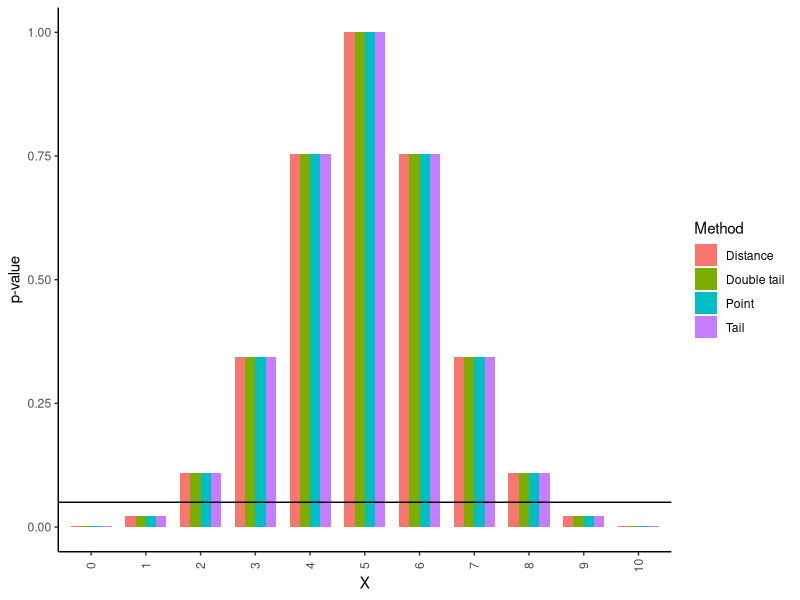
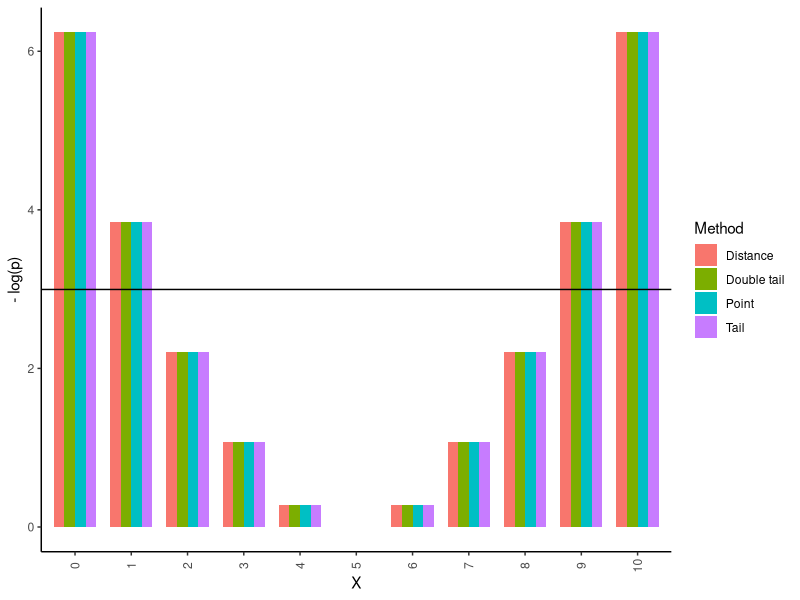
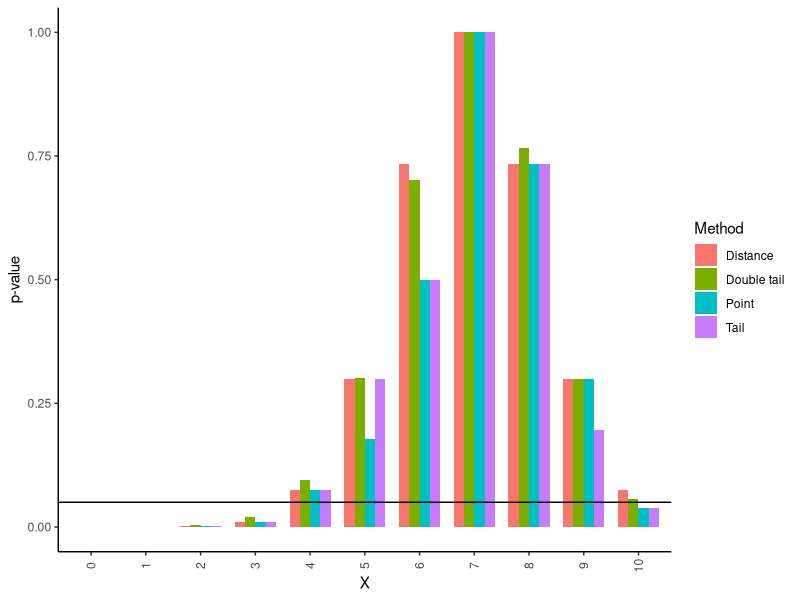
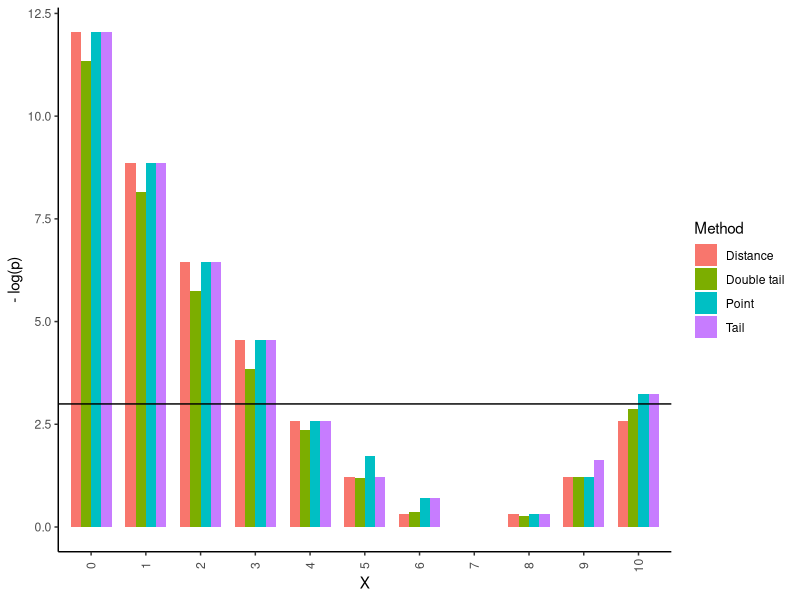
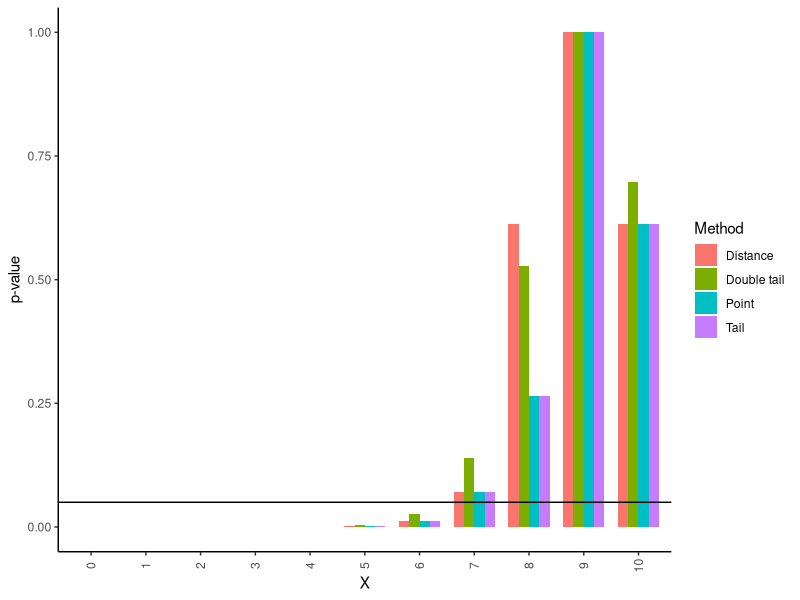
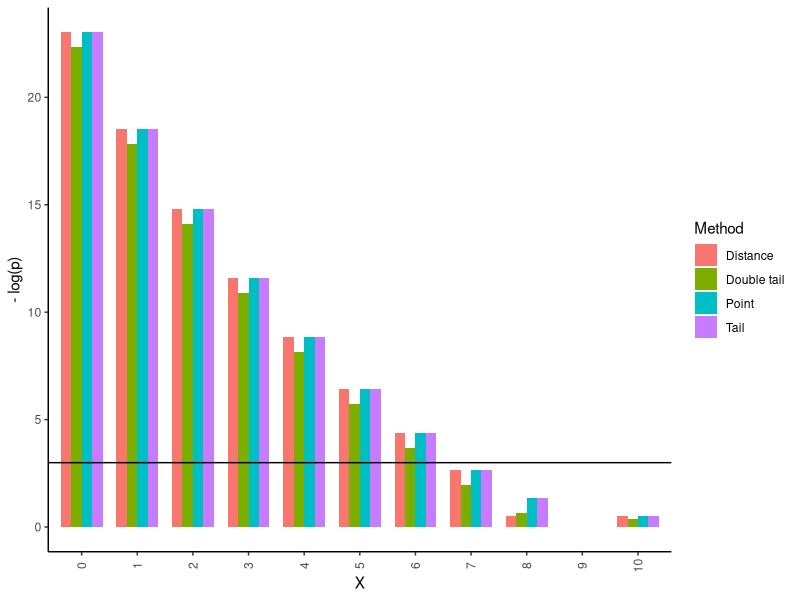
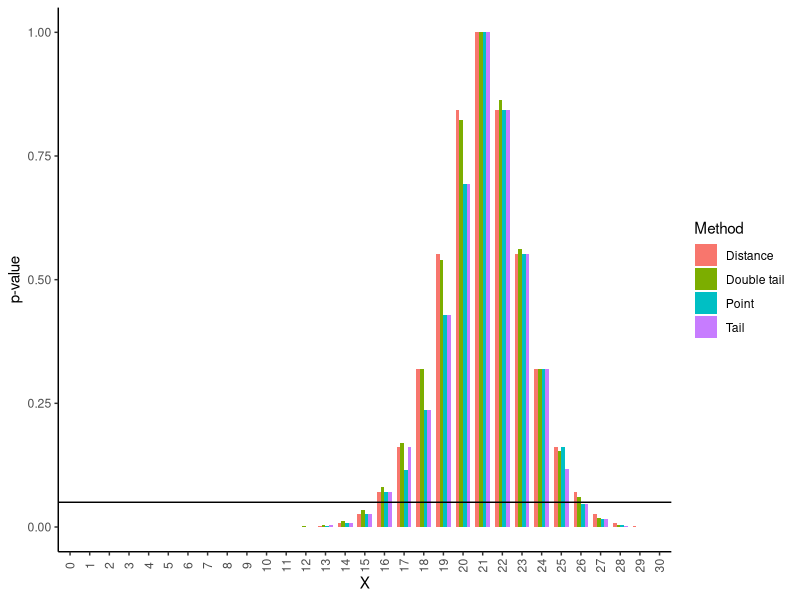
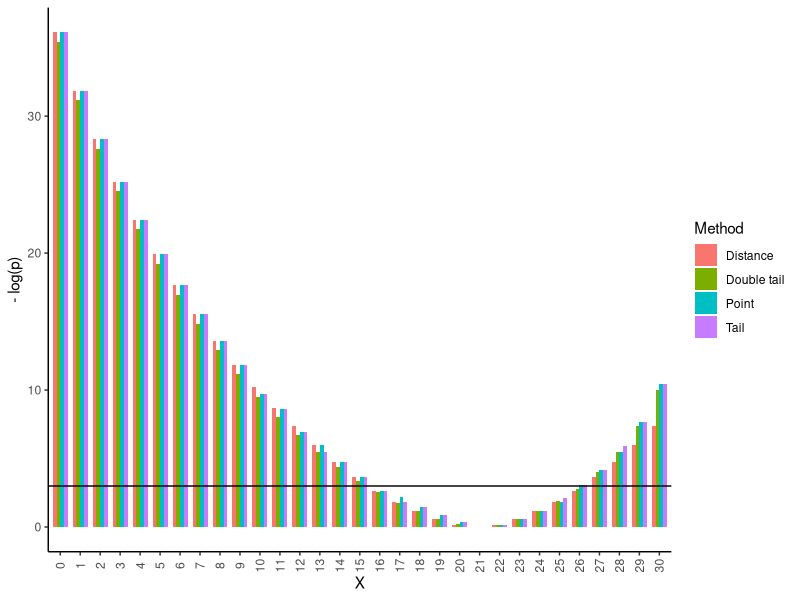

Write the R code that produced these figures, in order.
## ---- chunk 1
knitr::opts_chunk$set(echo = TRUE)
## ---- chunk 2
library(ggplot2)
library(reshape2)
library(tidyverse)
## ---- chunk 3
dmodel <- function(x, n, p){
  dbinom(x, n, p)
}

pmodel <- function(x, n, p, tail_left = TRUE){
  pbinom(x, n, p, tail_left)
}

sample_space <- function(n){
  0:n
}

expected_val_model <- function(n, p){
  n*p
}

## ---- chunk 4
p_val_a <- function(x, n, p){
  pr_tail_l = pmodel(x, n, p, tail_left = TRUE)
  ## Use 1 - tail prob but add point prob
  pr_tail_r = 1 - pr_tail_l + dmodel(x, n, p)
  
  p_val = 2 * min(pr_tail_l, pr_tail_r, 1/2)
  p_val
}

p_val_a(7, 10, 0.7)
## ---- chunk 5
p_val_b <- function(x, n, p, multi_modal = TRUE){
  W_x = dmodel(x, n, p)
  
  S = sample_space(n)
  p_val = 0
  
  if (multi_modal){
    # If multimodal makes this a bad for this p-method
    for(y in S){
      W_y = dmodel(y, n, p)
      if(W_y > W_x){
      }
      else{
        p_y = W_y
        p_val = p_val + p_y
      }
    }
  }
  else{
    #WIP of effectivised computation
  }
  
  p_val
}

p_val_b(3, 10, 0.3, TRUE)
## ---- chunk 6
# Assuming point mass function
p_val_c <- function(x, n, p){
  p_tail_l = pmodel(x, n, p, tail_left = TRUE)
  p_tail_r = 1 - p_tail_l + dmodel(x, n, p)
  epsilon = 1e-8
  if (p_tail_l < p_tail_r + epsilon){
    # Add the maximum right tail that is smaller than left tail
    ## Start with 0 tail and add one point mass at a time until it grow bigger than left tail
    r_tail_max_smaller = 0
    y = n
    sugg = r_tail_max_smaller
    while(sugg < p_tail_l + epsilon){
      r_tail_max_smaller = sugg # Accept suggestion
      r_add = dmodel(y, n, p) # Calculate new point mass to be added
      sugg = sugg + r_add # Propose new suggestion
      y = y - 1 # Take one lower y-value
    }
    p_val = p_tail_l +  r_tail_max_smaller
  }
  else{
    # Do the same thing but find maximum smaller left tail instead of right
    l_tail_max_smaller = 0
    y = 0
    sugg = l_tail_max_smaller
    while(sugg < p_tail_r + epsilon){
      l_tail_max_smaller = sugg # Accept suggestion
      l_add = dmodel(y, n, p) # Calculate new point mass to be added
      sugg = sugg + l_add # Propose new suggestion
      y = y + 1 # Take one higher y-value
    }
    p_val = p_tail_r +  l_tail_max_smaller
  }
  if(p_val > 1){ # If the distrbution is symmetric it will count the central event twice.
    return(1)
  }
  p_val
}

p_val_c(7, 10, 0.68)
## ---- chunk 7
p_val_d <- function(x, n, p) {
  exp_val = expected_val_model(n, p)
  W_x = abs(x - exp_val)
  
  p_val = 0
  S = sample_space(n)
  for(y in S){
    W_y = abs(y - exp_val)
    if(W_y < W_x){}
    else{
      p_val = p_val + dmodel(y, n, p)
    }
  }
  p_val
}

p_val_d(7, 10, 0.7)
## ---- chunk 8
observator <- function(x, n, p){
  pr_tail_l = pmodel(x, n, p)
  pr_tail_r = 1 - pr_tail_l + dmodel(x, n, p)
  min(pr_tail_l, pr_tail_r)
}

p_val_obs <- function(x, n, p){
  W_x = observator(x, n, p)
  S = sample_space(n)
  
  p_val = 0
  epsilon = 1e-8
  
  for(i in S){
    W_i = observator(i, n, p)
    if(W_i < W_x + epsilon){
      p_val = p_val + dmodel(i, n, p)
    }
  }
  p_val
}

p_val_obs(3, 10, 0.3)
## ---- chunk 9
observator_b <- function(x, n, p){
  dbinom(x, n, p)
}
observator_c <-function(x, n, p){
  p_tail_l = pmodel(x, n, p)
  p_tail_r = 1 - p_tail_l + dmodel(x, n, p)
  min(p_tail_r, p_tail_l)
}

observator_b(10, 10, 0.7)
observator_c(10, 10, 0.7)

## ---- chunk 10
dmodel <- function(x, n, p){
  dbinom(x, n, p)
}

pmodel <- function(x, n, p, tail_left = TRUE){
  pbinom(x, n, p, tail_left)
}

sample_space <- function(n){
  0:n
}

expected_val_model <- function(n, p){
  n*p
}

## ---- chunk 11
comparison_p_vals <- function(n, p){
  p_a = NULL
  p_b = NULL
  p_c = NULL
  p_d = NULL

  for(i in 0:n){
    p_a = c(p_a, p_val_a(i, n, p))
    p_b = c(p_b, p_val_b(i, n, p))
    p_c = c(p_c, p_val_c(i, n, p))
    p_d = c(p_d, p_val_d(i, n, p))
  }
  
  df <- data.frame(p_a, p_b, p_c, p_d)
  colnames(df) <- c("Double tail", "Point", "Tail", "Distance")  #Added zero width space for "Double tail" to be shown first in plot
  df["x_val"] <- 0:n
  
  df
}

df <- comparison_p_vals(10, 0.5)

df %>%
  pivot_longer(-x_val, names_to = "Method", values_to = "P") %>%
  ggplot(aes(x = factor(x_val), y = P, fill = Method), xlab = "Method") +
  geom_bar(stat = "identity", width = .75, position = "dodge") +
  theme_classic() +
  labs(x = "X", y = "p-value")+
  theme(axis.text.x = element_text(angle = 90, vjust = 0.5))+
  geom_hline(yintercept = .05)
  #scale_x_discrete(limits = factor(13:28))
  

df %>%
  pivot_longer(-x_val, names_to = "Method", values_to = "P") %>%
  ggplot(aes(x = factor(x_val), y = -log(P), fill = Method), xlab = "Method") +
  geom_bar(stat = "identity", width = .75, position = "dodge") +
  theme_classic() +
  labs(x = "X", y = "- log(p)")+
  theme(axis.text.x = element_text(angle = 90, vjust = 0.5))+
  #scale_x_discrete(limits = factor(13:28))
  geom_hline(yintercept = -log(5e-2))
## ---- chunk 12
df <- comparison_p_vals(10, 0.7)

df %>%
  pivot_longer(-x_val, names_to = "Method", values_to = "P") %>%
  ggplot(aes(x = factor(x_val), y = P, fill = Method), xlab = "Method") +
  geom_bar(stat = "identity", width = .75, position = "dodge") +
  theme_classic() +
  labs(x = "X", y = "p-value")+
  theme(axis.text.x = element_text(angle = 90, vjust = 0.5))+
  geom_hline(yintercept = .05)
  #scale_x_discrete(limits = factor(13:28))
  

df %>%
  pivot_longer(-x_val, names_to = "Method", values_to = "P") %>%
  ggplot(aes(x = factor(x_val), y = -log(P), fill = Method), xlab = "Method") +
  geom_bar(stat = "identity", width = .75, position = "dodge") +
  theme_classic() +
  labs(x = "X", y = "- log(p)")+
  theme(axis.text.x = element_text(angle = 90, vjust = 0.5))+
  #scale_x_discrete(limits = factor(13:28))
  geom_hline(yintercept = -log(5e-2))
## ---- chunk 13
df <- comparison_p_vals(10, 0.9)

df %>%
  pivot_longer(-x_val, names_to = "Method", values_to = "P") %>%
  ggplot(aes(x = factor(x_val), y = P, fill = Method), xlab = "Method") +
  geom_bar(stat = "identity", width = .75, position = "dodge") +
  theme_classic() +
  labs(x = "X", y = "p-value")+
  theme(axis.text.x = element_text(angle = 90, vjust = 0.5))+
  geom_hline(yintercept = .05)
  #scale_x_discrete(limits = factor(13:28))
  

df %>%
  pivot_longer(-x_val, names_to = "Method", values_to = "P") %>%
  ggplot(aes(x = factor(x_val), y = -log(P), fill = Method), xlab = "Method") +
  geom_bar(stat = "identity", width = .75, position = "dodge") +
  theme_classic() +
  labs(x = "X", y = "- log(p)")+
  theme(axis.text.x = element_text(angle = 90, vjust = 0.5))+
  #scale_x_discrete(limits = factor(13:28))
  geom_hline(yintercept = -log(5e-2))
## ---- chunk 14
df <- comparison_p_vals(30, 0.7)

df %>%
  pivot_longer(-x_val, names_to = "Method", values_to = "P") %>%
  ggplot(aes(x = factor(x_val), y = P, fill = Method), xlab = "Method") +
  geom_bar(stat = "identity", width = .75, position = "dodge") +
  theme_classic() +
  labs(x = "X", y = "p-value")+
  theme(axis.text.x = element_text(angle = 90, vjust = 0.5))+
  geom_hline(yintercept = .05)
  #scale_x_discrete(limits = factor(13:28))
  

df %>%
  pivot_longer(-x_val, names_to = "Method", values_to = "P") %>%
  ggplot(aes(x = factor(x_val), y = -log(P), fill = Method), xlab = "Method") +
  geom_bar(stat = "identity", width = .75, position = "dodge") +
  theme_classic() +
  labs(x = "X", y = "- log(p)")+
  theme(axis.text.x = element_text(angle = 90, vjust = 0.5))+
  #scale_x_discrete(limits = factor(13:28))
  geom_hline(yintercept = -log(5e-2))
  
## ---- chunk 15
df <- comparison_p_vals(30, 0.9)

df %>%
  pivot_longer(-x_val, names_to = "Method", values_to = "P") %>%
  ggplot(aes(x = factor(x_val), y = P, fill = Method), xlab = "Method") +
  geom_bar(stat = "identity", width = .75, position = "dodge") +
  theme_classic() +
  labs(x = "X", y = "p-value")+
  theme(axis.text.x = element_text(angle = 90, vjust = 0.5))+
  geom_hline(yintercept = .05)
  #scale_x_discrete(limits = factor(13:28))
  

df %>%
  pivot_longer(-x_val, names_to = "Method", values_to = "P") %>%
  ggplot(aes(x = factor(x_val), y = -log(P), fill = Method), xlab = "Method") +
  geom_bar(stat = "identity", width = .75, position = "dodge") +
  theme_classic() +
  labs(x = "X", y = "- log(p)")+
  theme(axis.text.x = element_text(angle = 90, vjust = 0.5))+
  #scale_x_discrete(limits = factor(13:28))
  geom_hline(yintercept = -log(5e-2))
## ---- chunk 16
df <- comparison_p_vals(50, 0.7)

df %>%
  pivot_longer(-x_val, names_to = "Method", values_to = "P") %>%
  ggplot(aes(x = factor(x_val), y = P, fill = Method), xlab = "Method") +
  geom_bar(stat = "identity", width = .75, position = "dodge") +
  theme_classic() +
  labs(x = "X", y = "p-value")+
  theme(axis.text.x = element_text(angle = 90, vjust = 0.5))+
  geom_hline(yintercept = .05)
  #scale_x_discrete(limits = factor(13:28))
  

df %>%
  pivot_longer(-x_val, names_to = "Method", values_to = "P") %>%
  ggplot(aes(x = factor(x_val), y = -log(P), fill = Method), xlab = "Method") +
  geom_bar(stat = "identity", width = .75, position = "dodge") +
  theme_classic() +
  labs(x = "X", y = "- log(p)")+
  theme(axis.text.x = element_text(angle = 90, vjust = 0.5))+
  #scale_x_discrete(limits = factor(13:28))
  geom_hline(yintercept = -log(5e-2))
## ---- chunk 17
df <- comparison_p_vals(50, 0.9)

df %>%
  pivot_longer(-x_val, names_to = "Method", values_to = "P") %>%
  ggplot(aes(x = factor(x_val), y = P, fill = Method), xlab = "Method") +
  geom_bar(stat = "identity", width = .75, position = "dodge") +
  theme_classic() +
  labs(x = "X", y = "p-value")+
  theme(axis.text.x = element_text(angle = 90, vjust = 0.5))+
  geom_hline(yintercept = .05)
  #scale_x_discrete(limits = factor(13:28))
  

df %>%
  pivot_longer(-x_val, names_to = "Method", values_to = "P") %>%
  ggplot(aes(x = factor(x_val), y = -log(P), fill = Method), xlab = "Method") +
  geom_bar(stat = "identity", width = .75, position = "dodge") +
  theme_classic() +
  labs(x = "X", y = "- log(p)")+
  theme(axis.text.x = element_text(angle = 90, vjust = 0.5))+
  #scale_x_discrete(limits = factor(13:28))
  geom_hline(yintercept = -log(5e-2))
## ---- chunk 18
df <- comparison_p_vals(100, 0.7)

df %>%
  pivot_longer(-x_val, names_to = "Method", values_to = "P") %>%
  ggplot(aes(x = factor(x_val), y = P, fill = Method), xlab = "Method") +
  geom_bar(stat = "identity", width = .75, position = "dodge") +
  theme_classic() +
  labs(x = "X", y = "p-value")+
  theme(axis.text.x = element_text(angle = 90, vjust = 0.5))+
  geom_hline(yintercept = .05)
  #scale_x_discrete(limits = factor(13:28))
  

df %>%
  pivot_longer(-x_val, names_to = "Method", values_to = "P") %>%
  ggplot(aes(x = factor(x_val), y = -log(P), fill = Method), xlab = "Method") +
  geom_bar(stat = "identity", width = .75, position = "dodge") +
  theme_classic() +
  labs(x = "X", y = "- log(p)")+
  theme(axis.text.x = element_text(angle = 90, vjust = 0.5))+
  #scale_x_discrete(limits = factor(13:28))
  geom_hline(yintercept = -log(5e-2))+
  scale_x_discrete(limits = factor(30:50))
## ---- chunk 19
n = 40
p = 0.82

df <-comparison_p_vals(n, p)

df %>%
  pivot_longer(-x_val, names_to = "Method", values_to = "P") %>%
  ggplot(aes(x = factor(x_val), y = P, fill = Method), xlab = "Method") +
  geom_bar(stat = "identity", width = .75, position = "dodge") +
  theme_classic() +
  labs(x = "X", y = "p-value")+
  theme(axis.text.x = element_text(angle = 90, vjust = 0.5))+
  geom_hline(yintercept = .05)+
  scale_x_discrete(limits = factor(25:38))
  

df %>%
  pivot_longer(-x_val, names_to = "Method", values_to = "P") %>%
  ggplot(aes(x = factor(x_val), y = -log(P), fill = Method), xlab = "Method") +
  geom_bar(stat = "identity", width = .75, position = "dodge") +
  theme_classic() +
  labs(x = "X", y = "- log(p)")+
  theme(axis.text.x = element_text(angle = 90, vjust = 0.5))+
  #scale_x_discrete(limits = factor(13:28))
  geom_hline(yintercept = -log(5e-2))
  
  

# Plotting 
df_points = data.frame(x = 0:n, y = dbinom(0:n, n, p))
ggplot(df_points, aes(x = x, y = y)) +
  geom_bar(stat = "identity")+
  xlim(25, 38)
## ---- chunk 20
dmodel <- function(x, n, p, unhyperness = 1){
  k = n
  m = round(unhyperness * k)
  n_ = round(m * (1-p)/p)
  dhyper(x, m, n_, k)
}

pmodel <- function(x, n, p, unhyperness = 1, tail_left = TRUE){
  k = n
  m = round(unhyperness * k)
  n_ = round(m * (1-p)/p)
  val = phyper(x, m, n_, k, lower.tail = tail_left)
  
  if(is.nan(val)){
    0
  }
  else{
    val
  }
}

sample_space <- function(n){
  0:n
}

expected_val_model <- function(n, p){
  n*p
}

?floor
## ---- chunk 21
k = 10
n_ = round(1 * k)
m = round(n_ * 0.5 / 0.5)

phyper(10, m, n_, k, FALSE)

pmodel(10, 10, 0.5, FALSE)
## ---- chunk 22
observator <- function(x, n, p){
  pr_tail_l = pmodel(x, n, p)
  pr_tail_r = 1- pr_tail_l + dmodel(x, n, p)
  min(pr_tail_l, pr_tail_r)
}

p_val_a(7, 10, 0.5)
p_val_b(7, 10, 0.5)
p_val_c(7, 10, 0.5)
p_val_d(7, 10, 0.5)

comparison_p_vals(10, 0.47)
## ---- chunk 23
comparison_p_vals(10, 0.68)
## ---- chunk 24
pmodel(3, 10, 0.7)
pmodel(3, 10, 0.7, tail_left = FALSE) + dmodel(3, 10, 0.7)
## ---- chunk 25
df <- comparison_p_vals(10, 0.9)

df %>%
  pivot_longer(-x_val, names_to = "variable", values_to = "P") %>%
  ggplot(aes(x = x_val, y = P, fill = variable), xlab = "Method") +
  geom_bar(stat = "identity", width = .75, position = "dodge")
## ---- chunk 26
fisher_p_val_test <- function(n_x, n_y){
  c_vec = 0:(n_x + n_y)
  
  p_df = data.frame(matrix(NA, nrow = n_x + n_y, ncol = n_x + n_y))
  rownames(p_df) <- 0:(n_x + n_y)
  colnames(p_df) <- 0:(n_x + n_y)
  for(c in c_vec){
    x_vec = 0:c
    for(x in x_vec){
      #Calculate p value
      #Set p_value at place p_df[x, c]
    }
  }
}
